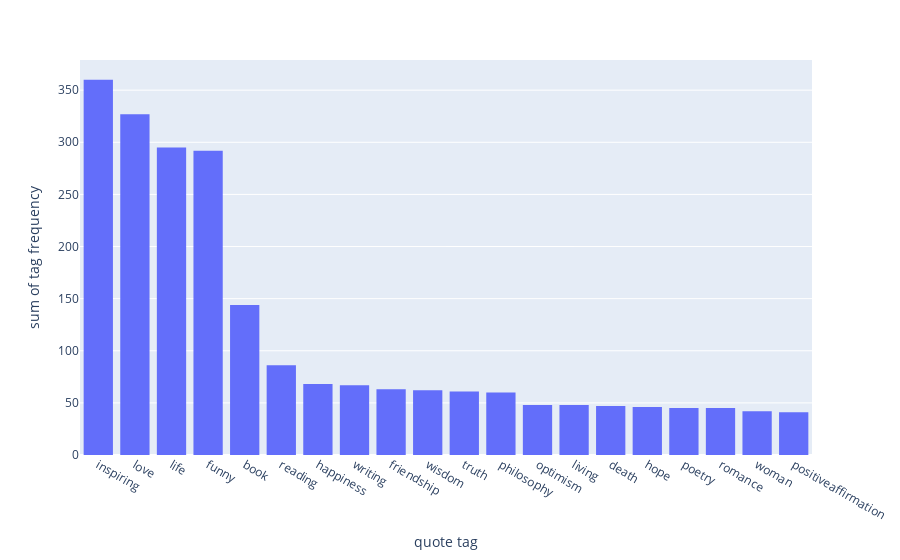

The code cell stored with this chart in its notebook:
### Code cell
# plotting the above data in a histogram
px.histogram(tag_freq_sorted, x=0, y=1,labels={'0': 'quote tag', '1': 'tag frequency'})

### Figure 1 — Plotly figure (JSON) as saved in the notebook; plotly's stock layout.template omitted (floating-point values rounded to 4 significant figures)
{"data": [{"alignmentgroup": "True", "bingroup": "x", "histfunc": "sum", "hovertemplate": "quote tag=%{x}<br>sum of tag frequency=%{y}<extra></extra>", "legendgroup": "", "marker": {"color": "#636efa", "pattern": {"shape": ""}}, "name": "", "offsetgroup": "", "orientation": "v", "showlegend": false, "type": "histogram", "x": ["inspiring", "love", "life", "funny", "book", "reading", "happiness", "writing", "friendship", "wisdom", "truth", "philosophy", "optimism", "living", "death", "hope", "poetry", "romance", "woman", "positiveaffirmation"], "xaxis": "x", "y": [360, 327, 295, 292, 144, 86, 68, 67, 63, 62, 61, 60, 48, 48, 47, 46, 45, 45, 42, 41], "yaxis": "y"}], "layout": {"barmode": "relative", "legend": {"tracegroupgap": 0}, "margin": {"t": 60}, "xaxis": {"anchor": "y", "domain": [0, 1], "title": {"text": "quote tag"}}, "yaxis": {"anchor": "x", "domain": [0, 1], "title": {"text": "sum of tag frequency"}}}}
